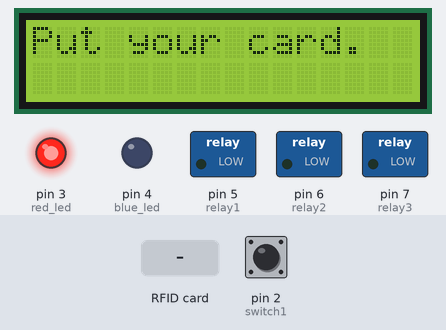
Simulated run of this sketch. Board: Arduino Uno, built with avr-gcc and run on an emulated ATmega328P. Parts: 16×2 character LCD, switched loads named in the sketch (green lamp = pin HIGH), output pins drawn as LEDs (lit = HIGH). The test bench sets the inputs (shaded band); at power-on: pin 2 (switch1) LOW. Pins used as bus, display or sensor lines are not drawn; what the sketch prints to the serial monitor is not drawn.

Above: at 1.3 s.
1.4 s: RFID card F1 43 6E 1B held to the reader
At 2.1 s:
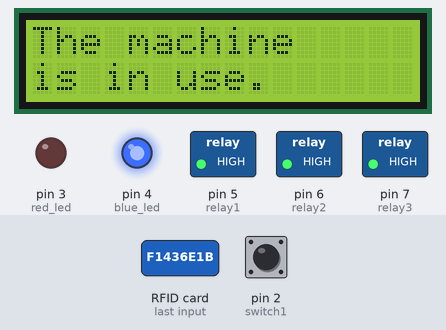
2.9 s: pin 2 (switch1) pulled HIGH for 0.15 s
At 3.7 s:
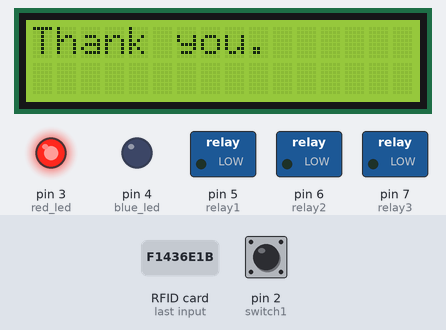
6.0 s: RFID card 5E 7A 19 C4 held to the reader
At 8.7 s:
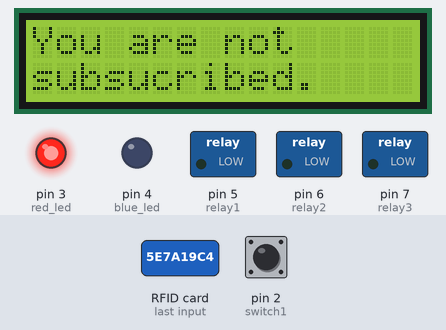
9.0 s: RFID card 33 8D 5D 20 held to the reader
12.0 s: pin 2 (switch1) pulled HIGH for 3.2 s
At 14.01 s:
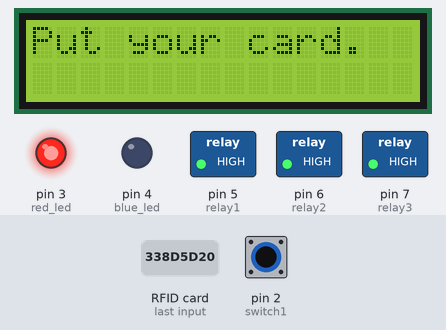
Timing chart, 0 to 15.5 s (numbered marks = the images above; inputs shaded):
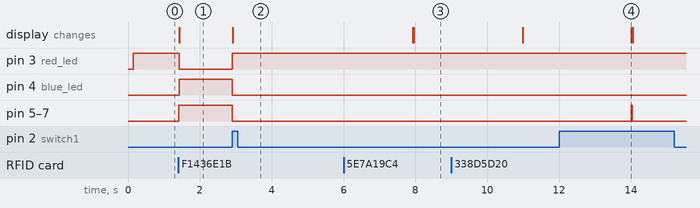

The sketch:

Foot-step-power-generation-project.ino
```cpp
#include <SPI.h>
#include <MFRC522.h>
#include <Wire.h>
#include <LiquidCrystal_I2C.h>

#define relay1 5
#define relay2 6
#define relay3 7
#define switch1 2
#define red_led 3
#define blue_led 4

LiquidCrystal_I2C lcd(0x27,16,2);

#define RST_PIN         9          // Configurable, see typical pin layout above
#define SS_PIN          10         // Configurable, see typical pin layout above

MFRC522 mfrc522(SS_PIN, RST_PIN);  // Create MFRC522 instance


byte accessUID_card1[4] = {0xF1, 0x43, 0x6E, 0x1B};
byte accessUID_card2[4] = {0x33, 0x8D, 0x5D, 0x20};

void setup() {
	Serial.begin(9600);
  lcd.init();
  lcd.backlight();
  lcd.setCursor(0,0);
  lcd.print("Put your card.");
	while (!Serial);
	SPI.begin();
	mfrc522.PCD_Init();
	delay(4);
	mfrc522.PCD_DumpVersionToSerial();
	Serial.println(F("Scan PICC to see UID, SAK, type, and data blocks..."));

  pinMode(relay1, OUTPUT);
  pinMode(relay2, OUTPUT);
  pinMode(relay3, OUTPUT);

  digitalWrite(relay1, LOW);
  digitalWrite(relay2, LOW);
  digitalWrite(relay3, LOW);

  pinMode(red_led, OUTPUT);
  pinMode(blue_led, OUTPUT);

  digitalWrite(red_led, HIGH);

  pinMode(switch1, INPUT);

}

void loop() {
	if ( ! mfrc522.PICC_IsNewCardPresent()) {
		return;
	}

	if ( ! mfrc522.PICC_ReadCardSerial()) {
		return;
	}

	if(mfrc522.uid.uidByte[0] == accessUID_card1[0] && mfrc522.uid.uidByte[1] == accessUID_card1[1] && mfrc522.uid.uidByte[2] == accessUID_card1[2] && mfrc522.uid.uidByte[3] == accessUID_card1[3] || mfrc522.uid.uidByte[0] == accessUID_card2[0] && mfrc522.uid.uidByte[1] == accessUID_card2[1] && mfrc522.uid.uidByte[2] == accessUID_card2[2] && mfrc522.uid.uidByte[3] == accessUID_card2[3]){
    digitalWrite(relay1, HIGH);
    digitalWrite(relay2, HIGH);
    digitalWrite(relay3, HIGH);
    lcd.clear();
    lcd.setCursor(0,0);
    lcd.print("The machine");
    lcd.setCursor(0,1);
    lcd.print("is in use.");
    while(digitalRead(switch1) != 1){
        digitalWrite(red_led, LOW);
        digitalWrite(blue_led, HIGH);
    }
    digitalWrite(relay1, LOW);
    digitalWrite(relay2, LOW);
    digitalWrite(relay3, LOW);
    digitalWrite(blue_led, LOW);
    digitalWrite(red_led, HIGH);
    lcd.clear();
    lcd.setCursor(0,0);
    lcd.print("Thank you.");
    delay(5000);
    lcd.clear();
    lcd.setCursor(0,0);
    lcd.print("Put your card.");
  }
  else{
    lcd.clear();
    lcd.setCursor(0,0);
    lcd.print("You are not ");
    lcd.setCursor(0,1);
    lcd.print("subsucribed.");
    delay(3000);
    lcd.clear();
    lcd.setCursor(0,0);
    lcd.print("please subscribe");
    lcd.setCursor(0,1);
    lcd.print("to continue.");
    delay(3000);
    lcd.clear();
    lcd.print("Put your card.");

  }

  mfrc522.PICC_HaltA();
}
// #include <SPI.h>
// #include <MFRC522.h>
// #include <Wire.h>
// #include <LiquidCrystal_I2C.h>

// #define relay1 5
// #define relay2 6
// #define relay3 7
// #define switch1 2
// #define red_led 3
// #define blue_led 4

// LiquidCrystal_I2C lcd(0x27,16,2);

// #define RST_PIN         9          // Configurable, see typical pin layout above
// #define SS_PIN          10         // Configurable, see typical pin layout above

// MFRC522 mfrc522(SS_PIN, RST_PIN);  // Create MFRC522 instance


// byte accessUID_card1[4] = {0xF1, 0x43, 0x6E, 0x1B};
// byte accessUID_card2[4] = {0x33, 0x8D, 0x5D, 0x20};

// void setup() {
// 	Serial.begin(9600);
//   lcd.init();
//   lcd.backlight();
//   lcd.setCursor(0,0);
//   lcd.print("Put your card.");
// 	while (!Serial);
// 	SPI.begin();
// 	mfrc522.PCD_Init();
// 	delay(4);
// 	mfrc522.PCD_DumpVersionToSerial();
// 	Serial.println(F("Scan PICC to see UID, SAK, type, and data blocks..."));

//   pinMode(relay1, OUTPUT);
//   pinMode(relay2, OUTPUT);
//   pinMode(relay3, OUTPUT);

//   digitalWrite(relay1, LOW);
//   digitalWrite(relay2, LOW);
//   digitalWrite(relay3, LOW);

//   pinMode(red_led, OUTPUT);
//   pinMode(blue_led, OUTPUT);

//   digitalWrite(red_led, HIGH);

//   pinMode(switch1, INPUT);

// }

// void loop() {
// 	if ( ! mfrc522.PICC_IsNewCardPresent()) {
// 		return;
// 	}

// 	if ( ! mfrc522.PICC_ReadCardSerial()) {
// 		return;
// 	}

// 	if(mfrc522.uid.uidByte[0] == accessUID_card1[0] && mfrc522.uid.uidByte[1] == accessUID_card1[1] && mfrc522.uid.uidByte[2] == accessUID_card1[2] && mfrc522.uid.uidByte[3] == accessUID_card1[3] || mfrc522.uid.uidByte[0] == accessUID_card2[0] && mfrc522.uid.uidByte[1] == accessUID_card2[1] && mfrc522.uid.uidByte[2] == accessUID_card2[2] && mfrc522.uid.uidByte[3] == accessUID_card2[3]){
//     digitalWrite(relay1, HIGH);
//     digitalWrite(relay2, HIGH);
//     digitalWrite(relay3, HIGH);
//     lcd.clear();
//     lcd.setCursor(0,0);
//     lcd.print("The mahcine now");
//     lcd.setCursor(0,1);
//     lcd.print("is in use.");
//     while(digitalRead(switch1) != 1){
//         digitalWrite(red_led, LOW);
//         digitalWrite(blue_led, HIGH);
//     }
//     digitalWrite(relay1, LOW);
//     digitalWrite(relay2, LOW);
//     digitalWrite(relay3, LOW);
//     digitalWrite(blue_led, LOW);
//     digitalWrite(red_led, HIGH);
//     lcd.clear();
//     lcd.setCursor(0,0);
//     lcd.print("Thank you.");
//     delay(5000);
//     lcd.clear();
//     lcd.setCursor(0,0);
//     lcd.print("Put your card.");
//   }

//   mfrc522.PICC_HaltA();
// }
```

Measured:
- after the input at 1.4 s, pin 3 (red_led): HIGH → LOW at once; pin 4 (blue_led), pin 5 (relay1), pin 6 (relay2), pin 7 (relay3): LOW → HIGH at once; the display: changes at once (image 1)
- after the input at 2.9 s, pin 3 (red_led): LOW → HIGH at once; pin 4 (blue_led), pin 5 (relay1), pin 6 (relay2), pin 7 (relay3): HIGH → LOW at once; the display: changes at once (image 2)
- after the input at 6.0 s, the display: first differs from a run without the input after 2.0 s (image 3)
- after the input at 12.0 s, pin 3 (red_led): stays HIGH (without the input it goes to LOW after 2.0 s); pin 4 (blue_led): stays LOW (without the input it goes to HIGH after 2.0 s)
